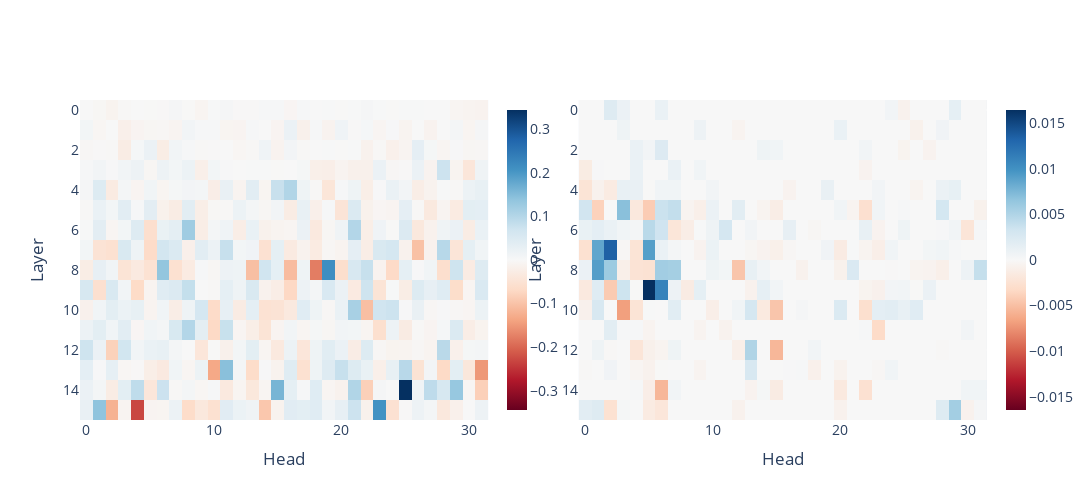

Notebook code for this chart:
### Code cell
import torch
import plotly.graph_objects as go
from plotly.subplots import make_subplots

tensor1 = act_patching_tensor
tensor2 = heatmap_tensor

fig = make_subplots(
    rows=1, cols=2,
    horizontal_spacing=0.05, 
    subplot_titles=("", ""),
)

# Left heatmap
fig.add_trace(
    go.Heatmap(
        z=tensor1.numpy(),
        colorscale="RdBu",
        zmid=0,
        showscale=True,
        colorbar=dict(
            title="",
            thickness=20,
            # Position the left colorbar a bit to the right of the left domain
            x=0.46,        # 0 = far left, 1 = far right
            xanchor="left"
        ),
    ),
    row=1, col=1
)

# Right heatmap
fig.add_trace(
    go.Heatmap(
        z=tensor2.numpy(),
        colorscale="RdBu",
        zmid=0,
        showscale=True,
        colorbar=dict(
            title="",
            thickness=20,
            # Place the right colorbar well to the right
            x=1.01,
            xanchor="left"
        ),
    ),
    row=1, col=2
)

# -- Make the left subplot narrower and shifted left
fig.update_xaxes(domain=[0.0, 0.45], row=1, col=1)  # 30% of total width
# -- Shift the right subplot further right
fig.update_xaxes(domain=[0.55, 1.0], row=1, col=2) # starts at 0.45, ends at 0.8

fig.update_yaxes(title_text="Layer", row=1, col=1)
fig.update_yaxes(title_text="Layer", row=1, col=2)
fig.update_xaxes(title_text="Head", row=1, col=1)
fig.update_xaxes(title_text="Head", row=1, col=2)
fig.update_yaxes(autorange="reversed", row=1, col=1)
fig.update_yaxes(autorange="reversed", row=1, col=2)

fig.update_layout(
    width=1500,                # <--- Force a smaller figure width in pixels
    height=500,
    font=dict(size=14)
)
fig.show()

### Figure 1 — Plotly figure (JSON) as saved in the notebook; plotly's stock layout.template omitted (floating-point values rounded to 4 significant figures; data arrays with more than 128 entries replaced by an {"elided": "..."} marker saying what was removed)
{"data": [{"colorbar": {"thickness": 20, "title": {"text": ""}, "x": 0.46, "xanchor": "left"}, "colorscale": [[0, "rgb(103,0,31)"], [0.1, "rgb(178,24,43)"], [0.2, "rgb(214,96,77)"], [0.3, "rgb(244,165,130)"], [0.4, "rgb(253,219,199)"], [0.5, "rgb(247,247,247)"], [0.6, "rgb(209,229,240)"], [0.7, "rgb(146,197,222)"], [0.8, "rgb(67,147,195)"], [0.9, "rgb(33,102,172)"], [1, "rgb(5,48,97)"]], "showscale": true, "type": "heatmap", "xaxis": "x", "yaxis": "y", "z": {"elided": "16x32 float values"}, "zmid": 0}, {"colorbar": {"thickness": 20, "title": {"text": ""}, "x": 1.01, "xanchor": "left"}, "colorscale": [[0, "rgb(103,0,31)"], [0.1, "rgb(178,24,43)"], [0.2, "rgb(214,96,77)"], [0.3, "rgb(244,165,130)"], [0.4, "rgb(253,219,199)"], [0.5, "rgb(247,247,247)"], [0.6, "rgb(209,229,240)"], [0.7, "rgb(146,197,222)"], [0.8, "rgb(67,147,195)"], [0.9, "rgb(33,102,172)"], [1, "rgb(5,48,97)"]], "showscale": true, "type": "heatmap", "xaxis": "x2", "yaxis": "y2", "z": {"elided": "16x32 float values"}, "zmid": 0}], "layout": {"font": {"size": 14}, "height": 500, "width": 1500, "xaxis": {"anchor": "y", "domain": [0, 0.45], "title": {"text": "Head"}}, "xaxis2": {"anchor": "y2", "domain": [0.55, 1], "title": {"text": "Head"}}, "yaxis": {"anchor": "x", "autorange": "reversed", "domain": [0, 1], "title": {"text": "Layer"}}, "yaxis2": {"anchor": "x2", "autorange": "reversed", "domain": [0, 1], "title": {"text": "Layer"}}}}
